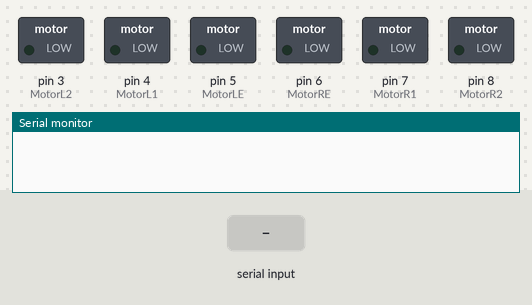
This sketch was run on a simulated Arduino Uno, built with avr-gcc and run on an emulated ATmega328P. Shown: switched loads named in the sketch (green lamp = pin HIGH), the last lines printed to the serial monitor. The inputs (shaded band) are chosen by the test bench.

Above: at 1.2 s.
1.3 s: "F" received over the second serial link
At 2.4 s:
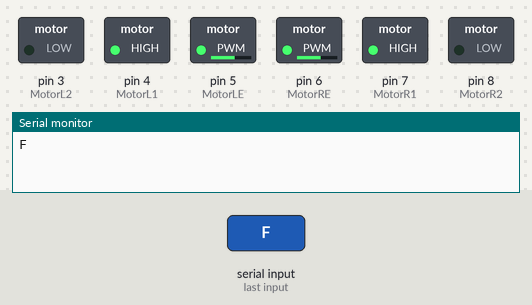
2.8 s: "B" received over the second serial link
At 3.5 s:
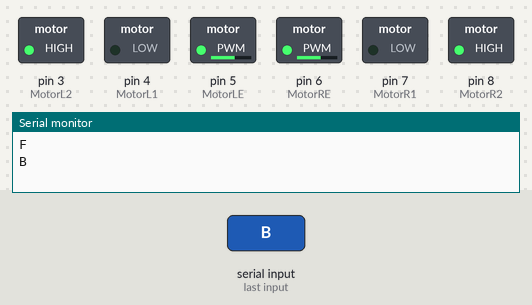
4.3 s: "L" received over the second serial link
At 4.6 s:
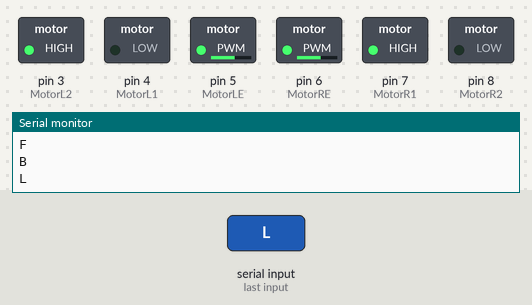
5.8 s: "R" received over the second serial link
At 7.0 s:
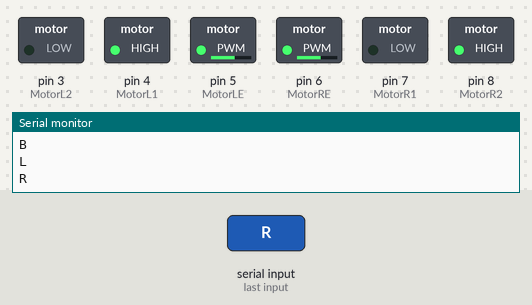
7.3 s: "S" received over the second serial link
At 8.1 s:
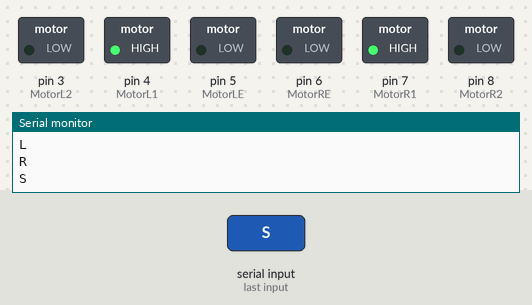
Timing chart, 0 to 9.8 s (numbered marks = the images above; inputs shaded):
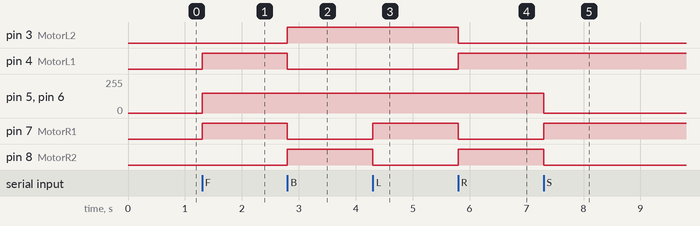

Measured:
- after the input at 1.3 s, pin 4 (MotorL1), pin 7 (MotorR1): LOW → HIGH at once; pin 5 (MotorLE), pin 6 (MotorRE): 0/255 → 150/255 at once
- after the input at 2.8 s, pin 3 (MotorL2), pin 8 (MotorR2): LOW → HIGH at once; pin 4 (MotorL1), pin 7 (MotorR1): HIGH → LOW at once
- after the input at 4.3 s, pin 7 (MotorR1): LOW → HIGH at once; pin 8 (MotorR2): HIGH → LOW at once
- after the input at 5.8 s, pin 3 (MotorL2), pin 7 (MotorR1): HIGH → LOW at once; pin 4 (MotorL1), pin 8 (MotorR2): LOW → HIGH at once
- after the input at 7.3 s, pin 5 (MotorLE), pin 6 (MotorRE): 150/255 → 0/255 at once; pin 7 (MotorR1): LOW → HIGH at once; pin 8 (MotorR2): HIGH → LOW at once

The sketch:

bluetooth_ARABA1.ino
```cpp
#include <SoftwareSerial.h>
SoftwareSerial mySerial(9, 10); // RX, TX
char data;

#define MotorR1 7
#define MotorR2 8
#define MotorRE 6
#define MotorL1 4
#define MotorL2 3
#define MotorLE 5


void setup(){
 pinMode(MotorL1, OUTPUT);
 pinMode(MotorL2, OUTPUT);
 pinMode(MotorLE, OUTPUT);
 pinMode(MotorR1, OUTPUT);
 pinMode(MotorR2, OUTPUT);
 pinMode(MotorRE, OUTPUT);

 Serial.begin(9600);
mySerial.begin(9600);

}

void ileri(){

  digitalWrite(MotorR1, HIGH);
  digitalWrite(MotorR2, LOW);
  analogWrite(MotorRE, 150);

  digitalWrite(MotorL1, HIGH);
  digitalWrite(MotorL2, LOW);
  analogWrite(MotorLE, 150);


}

void geri(){

  digitalWrite(MotorR1, LOW);
  digitalWrite(MotorR2, HIGH);
  analogWrite(MotorRE, 150);

  digitalWrite(MotorL1, 0);
  digitalWrite(MotorL2, 1);
  analogWrite(MotorLE, 150);


}

void sag(){
  digitalWrite(MotorR1, LOW);
  digitalWrite(MotorR2, HIGH);
  analogWrite(MotorRE, 150);

  digitalWrite(MotorL1, HIGH);
  digitalWrite(MotorL2, LOW);
  analogWrite(MotorLE,150);


}

void sol(){
  digitalWrite(MotorR1, HIGH);
  digitalWrite(MotorR2, LOW);
  analogWrite(MotorRE, 150);

  digitalWrite(MotorL1, LOW);
  digitalWrite(MotorL2, HIGH);
  analogWrite(MotorLE, 150);

}

void dur(){

  digitalWrite(MotorR1, HIGH);
  digitalWrite(MotorR2, LOW);
  digitalWrite(MotorRE, LOW);

  digitalWrite(MotorL1, HIGH);
  digitalWrite(MotorL2, LOW);
  digitalWrite(MotorLE, LOW);


}

void loop() {
  if(mySerial.available()> 0){
  data = mySerial.read();
  Serial.println(data);

}
if(data == 'F'){
 ileri();
}

else if(data == 'B'){
  geri();
}

else if(data == 'L'){
  sol();
}

else if(data == 'R'){
 sag();
}

else if(data == 'S'){
dur();
}
}
```
